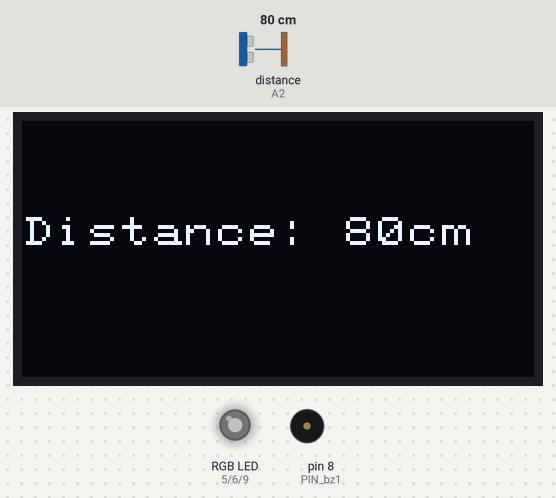
A sketch run on a simulated Arduino Uno, built with avr-gcc and run on an emulated ATmega328P. On the bench: 128×64 one-colour display, an RGB LED mixed from three pins (HIGH = lit), buzzer (waves = sounding). Wiring (inferred from the names in the program): ultrasonic range finder: trigger A3; echo A2. Inputs (shaded band) come from the test bench; at power-on: distance to the obstacle (sensor on A2) 80 cm. The echo pulse lasts 58.3 µs per cm; dim RGB values are drawn brighter than linear; pins used as bus, display or sensor lines are not drawn.

Above: at 0.26 s.
1.3 s: distance to the obstacle (sensor on A2) set to 47 cm
At 2.4 s:
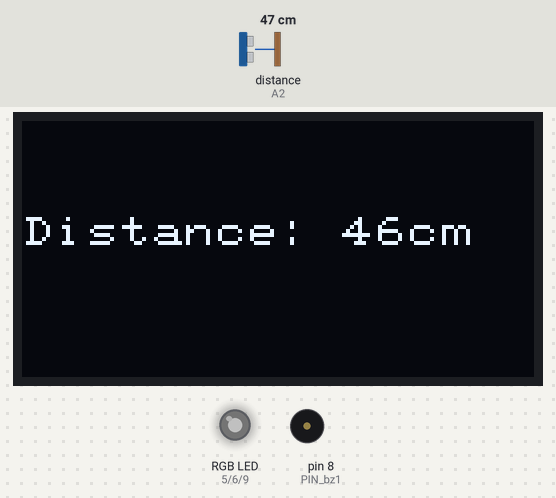
2.9 s: distance to the obstacle (sensor on A2) set to 120 cm
At 4.5 s:
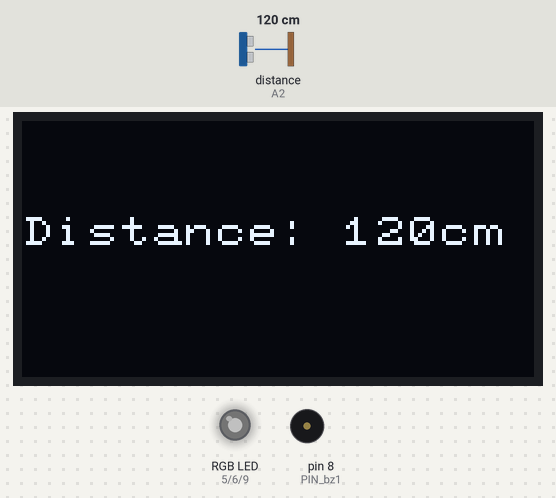
4.7 s: distance to the obstacle (sensor on A2) set to 2 cm
At 6.45 s:
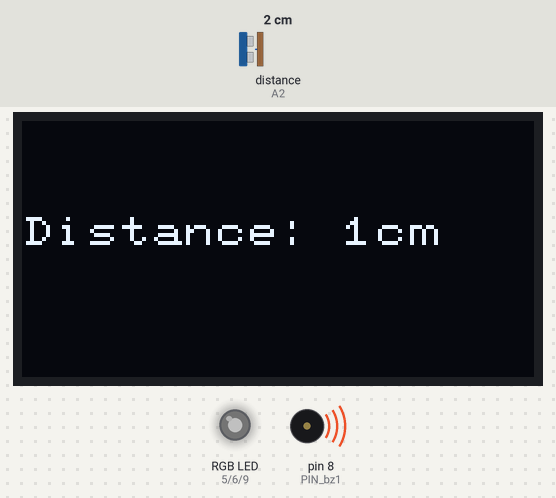
10.2 s: distance to the obstacle (sensor on A2) set to 299 cm
At 10.4 s:
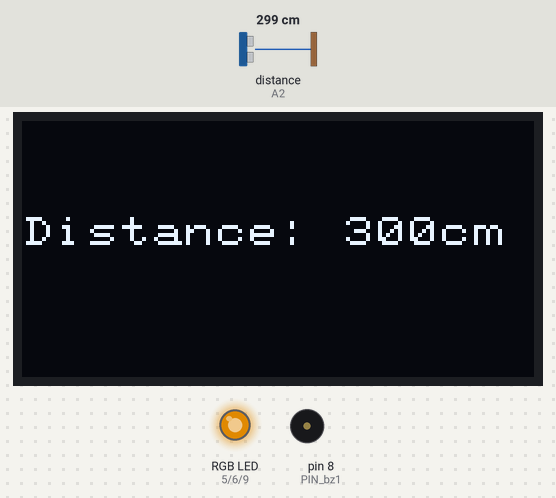
13.0 s: distance to the obstacle (sensor on A2) set to 60 cm
At 17.3 s:
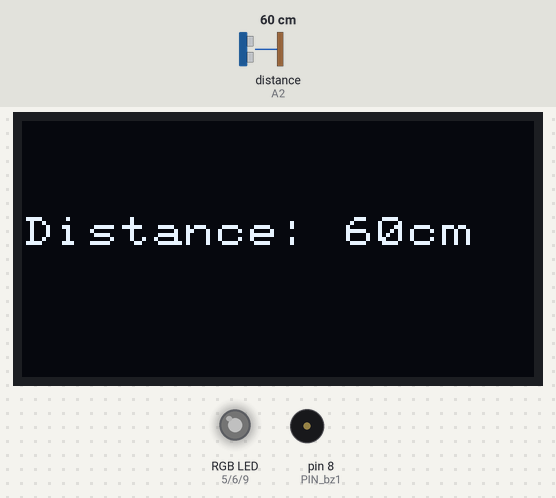
Timing chart, 0 to 19.7 s (numbered marks = the images above; inputs shaded):
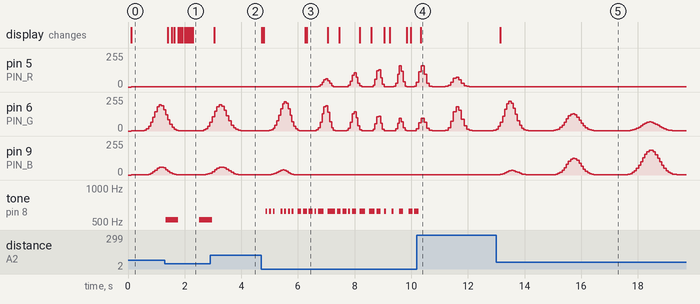

The sketch:

dist-sense.ino
```cpp
#include <U8g2lib.h>
#include "pitches.h"

#define PIN_ECHO A2
#define PIN_TRIG A3

#define PIN_SDA A4
#define PIN_SCL A5

#define PIN_R 5
#define PIN_G 6
#define PIN_B 9

#define PIN_bz1 8 //

U8X8_SSD1306_128X64_NONAME_HW_I2C display(U8X8_PIN_NONE);

unsigned long previousMillis;
const unsigned long interval = 40;

float newStatus = 50.0;
float filteredStatus = 50.0;

float x = -0.5;

int prevDigits;

void setup() {

  // Set up all pin locations
  pinMode(PIN_TRIG, OUTPUT);
  pinMode(PIN_ECHO, INPUT);
  pinMode(PIN_R, OUTPUT);
  pinMode(PIN_G, OUTPUT);
  pinMode(PIN_B, OUTPUT);
  pinMode(PIN_bz1, OUTPUT);


  // Setting the screen up
  display.begin();
  display.setPowerSave(0);
  display.setFont(u8x8_font_pxplusibmcgathin_f);
}

void checkSensor(int d)
{
  long unsigned currentMillis = millis();

  if(d < 25) {
    newStatus = 100; // Red (close)
  } else if(d >= 25 && d < 50) {
    newStatus = 50; // Green (near)
  } else {
    newStatus = 0; // Blue (far away)
  }

  if(currentMillis - previousMillis >= interval)
  {

    previousMillis = currentMillis;

    const float pct = 1.8;
    filteredStatus = (( 1.0 - (pct / 100.0)) * filteredStatus) + (pct / 100.0 * newStatus);

    float r, g, b;     // Values 0 to 1
    float f;           // Frequency of pulses

    if(filteredStatus < 50.0) {
      // RGB LED changes
      r = 0.0;
      g = filteredStatus / 50.0;
      b = 1.0 - g;
      f = 0.5 + (g / 2);

    } else {
      // RGB LED changes
      r = (filteredStatus - 50.0) / 50.0;
      g = 1.0 - r;
      b = 0.0;
      f = 1.0 + (2 * r);

    }

    float y = expf(-50.0 * squaref(x)); // Amplitude of the RGB values

    x += f * float(interval) / 1000.0;  // divide interval by 1000 because it is in milliseconds
    if( x >= 0.5)
      x -= 1.0;

    int pwmR = (int) round(1.0 + (r * y * 254.0));
    int pwmG = (int) round(1.0 + (g * y * 254.0));
    int pwmB = (int) round(1.0 + (b * y * 254.0));

    bool shouldBeep = false;
    int beepFreq = 0;
    int beepDuration = 0;

    if (newStatus == 50) {
      shouldBeep = true;
      beepFreq = NOTE_C5;
      beepDuration = int(abs(x) * 100000); // Use abs(x) if you want positive time
    } else if (newStatus == 100) {
      shouldBeep = true;
      beepFreq = NOTE_DS5;
      beepDuration = int(abs(x) * 1000000000);
    }

    analogWrite(PIN_R, pwmR);
    analogWrite(PIN_G, pwmG);
    analogWrite(PIN_B, pwmB);

    if (shouldBeep && beepDuration > 0) {
      tone(PIN_bz1, beepFreq, beepDuration); // Play beep for a set duration
    } else {
      noTone(PIN_bz1); // Explicitly turn off buzzer when not needed
    }
  }
}

void loop() {
  // Start a new measurement:
  digitalWrite(PIN_TRIG, HIGH);
  delayMicroseconds(10);
  digitalWrite(PIN_TRIG, LOW);

  // Read the result:
  int distance = pulseIn(PIN_ECHO, HIGH) / 58; // To convert the distance recieved to cm

  checkSensor(distance);

  int digits = 1;
  int temp = distance;
  while(temp >= 10) {
    temp /= 10;
    digits++;
  }

  if(digits != prevDigits)
    display.clearLine(3); // Clears the the display when the number of digits on screen change to prevent hanging characters on the oled.


  display.setCursor(0, 3);
  display.print("Distance: ");
  display.print(distance);
  display.print("cm");

  prevDigits = digits;

}
```

Measured:
- after the input at 1.3 s, tone on pin 8 (PIN_bz1): silent → 523 Hz at once, → silent 0.45 s later, → 523 Hz 0.74 s later; the display: changes after 0.10 s (image 1)
- after the input at 2.9 s, the display: changes after 0.15 s (image 2)
- after the input at 4.7 s, tone on pin 8 (PIN_bz1): plays 622 Hz for 0.07 s, 622 Hz for 0.07 s, 622 Hz for 0.07 s, 622 Hz for 0.07 s, 622 Hz for 0.07 s, 622 Hz for 0.07 s … (25 notes in this stretch), starting after 0.16 s; the display: first changes at once (image 3 shows a later state)
- after the input at 10.2 s, the display: changes after 0.14 s (image 4)
- after the input at 13.0 s, the display: changes after 0.15 s (image 5)
